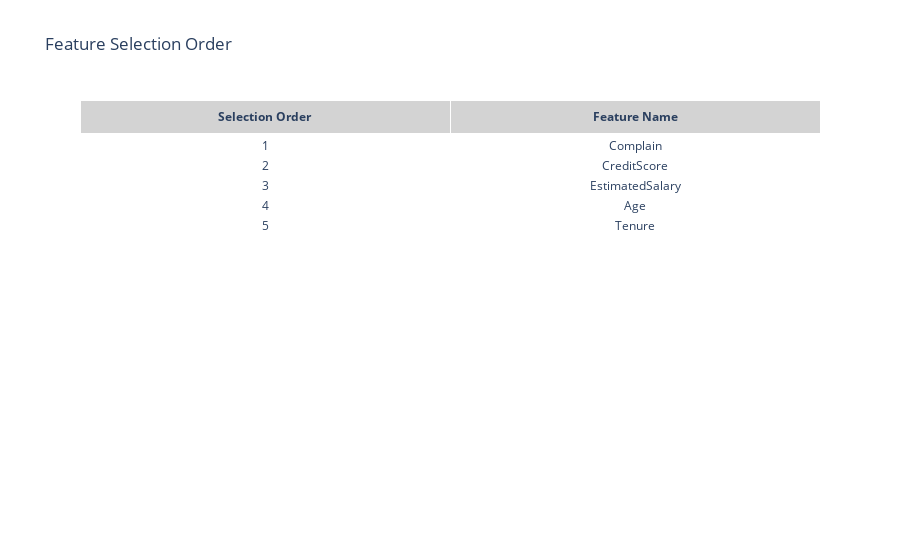

Notebook code cell kept with this figure:
### Code cell
import plotly.graph_objects as go

table = go.Figure(data=[go.Table(
    header=dict(values=["<b>Selection Order</b>", "<b>Feature Name</b>"],
                fill_color='lightgrey',
                align='center'),
    cells=dict(values=[list(range(1, len(selected_features) + 1)),
                       [feature_names[i] for i in selected_features]],
               fill_color='white',
               align='center')
)])

table.update_layout(title="Feature Selection Order")
table.show()

### Figure 1 — Plotly figure (JSON) as saved in the notebook; plotly's stock layout.template omitted (floating-point values rounded to 4 significant figures)
{"data": [{"cells": {"align": "center", "fill": {"color": "white"}, "values": [[1, 2, 3, 4, 5], ["Complain", "CreditScore", "EstimatedSalary", "Age", "Tenure"]]}, "header": {"align": "center", "fill": {"color": "lightgrey"}, "values": ["<b>Selection Order</b>", "<b>Feature Name</b>"]}, "type": "table"}], "layout": {"title": {"text": "Feature Selection Order"}}}
